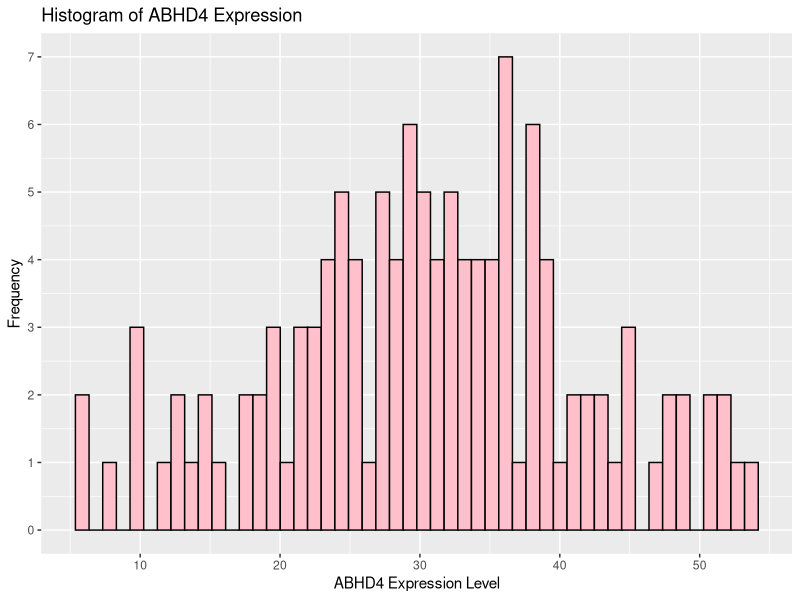
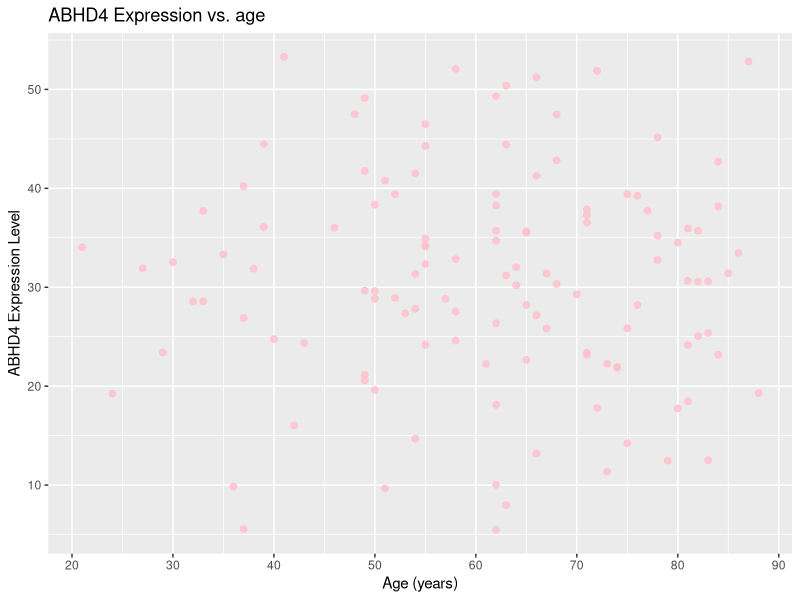
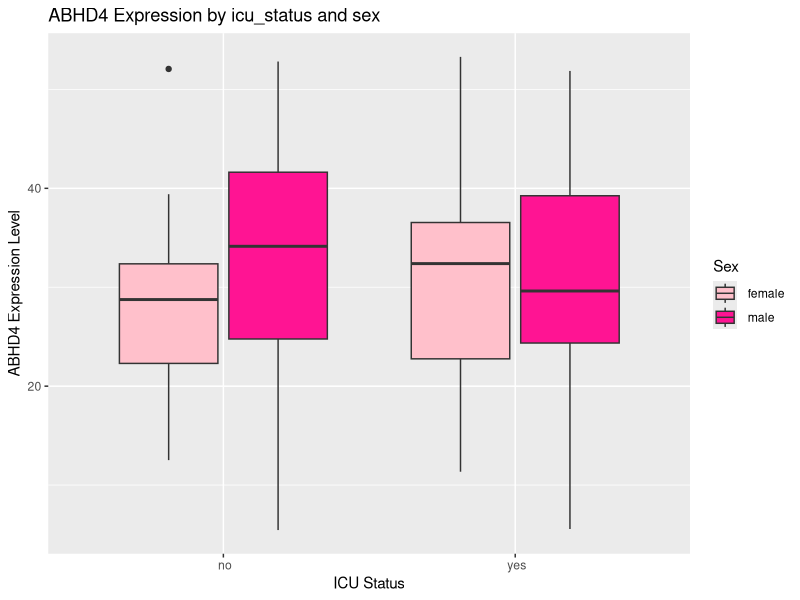
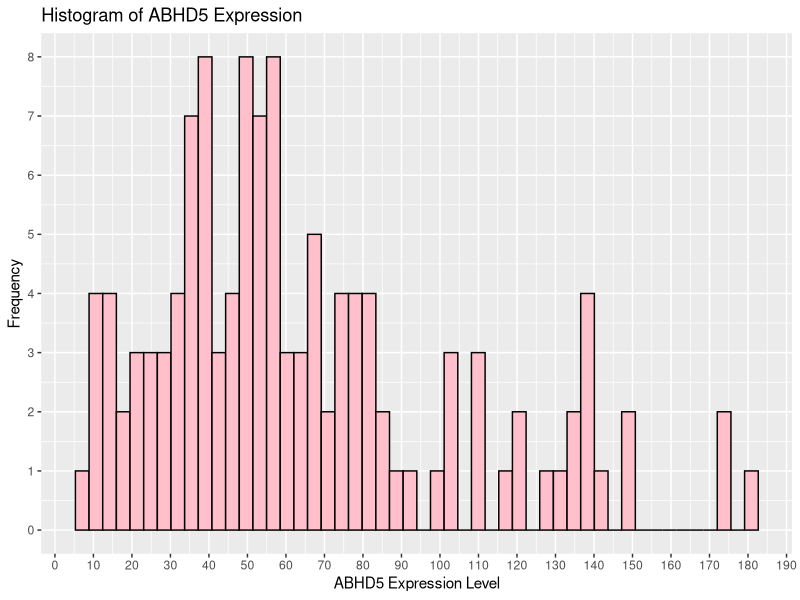
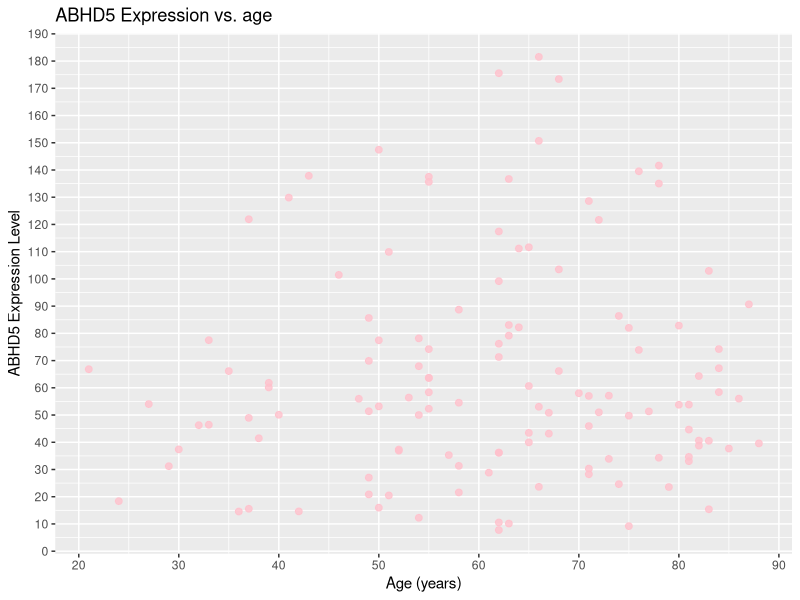
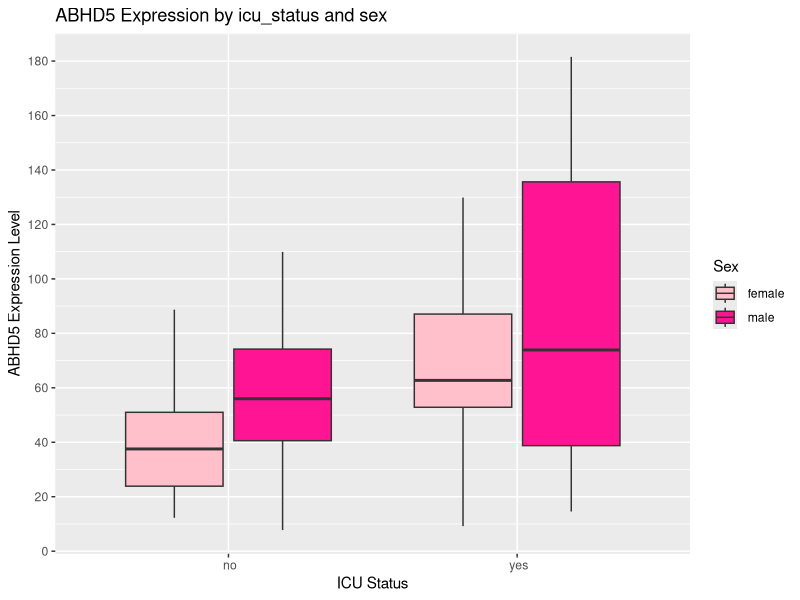
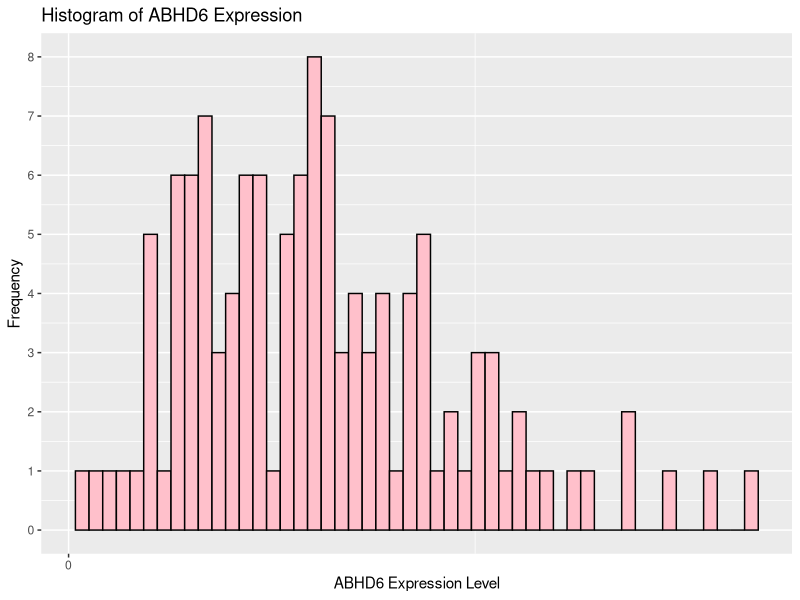
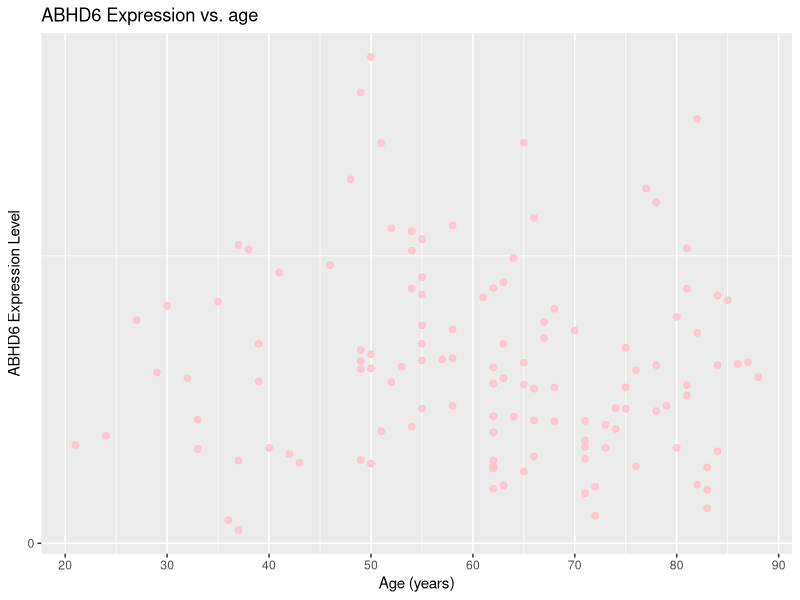

Write R code to recreate these figures, in order.
## ---- chunk 1
library(ggplot2) #import lib
genes <- read.csv("QBS103_GSE157103_genes.csv", row.names = 1)
metadata <- read.csv("QBS103_GSE157103_series_matrix-1.csv")
## ---- chunk 2
plot_all_figures <- function(metadata, gene_name, cont_var, cat_var1, cat_var2) {
  
  temp <- metadata  # make a copy
  temp[[gene_name]] <- as.numeric(genes[gene_name, ])
  
  # remove row wehre age is : and convert >89 to 90
  #trim whitespace to be able to find : 
  #from  https://www.rdocumentation.org/packages/base/versions/3.6.2/topics/trimws
  metadata <- metadata[trimws(metadata[[cont_var]]) != ":", ]
  temp[[cont_var]][temp[[cont_var]] == ">89"] <- "90"
  
  # convert age to numeric
  temp[[cont_var]] <- as.numeric(temp[[cont_var]])
  
  # filter out rows with missing values
  metadata_clean <- temp[ !(is.na(temp[[cont_var]]) | is.na(temp[[gene_name]])), ]
  metadata_clean <- metadata_clean[metadata_clean[[cat_var1]] != " unknown", ]



  #histogram for gene expression 
  print(
    ggplot(metadata_clean, aes_string(x = gene_name)) +
      geom_histogram(bins = 50, fill = "pink", color = "black") +
      scale_x_continuous(breaks = seq(0, 190, by = 10)) +
      scale_y_continuous(breaks = seq(0, 10, by = 1)) +
      labs(title = paste("Histogram of", gene_name, "Expression"),
           x = paste(gene_name, "Expression Level"),
           y = "Frequency")
  )

  #scatterplot
  print(
    ggplot(metadata_clean, aes_string(x = cont_var, y = gene_name)) +
      scale_x_continuous(breaks = seq(10, 100, by = 10)) +
      scale_y_continuous(breaks = seq(0, 200, by = 10)) +
      geom_point(size = 2, colour = "pink", alpha = 0.8) +
      labs(title = paste(gene_name, "Expression vs.", cont_var),
           x = "Age (years)",
           y = paste(gene_name, "Expression Level"))
  )

  #boxplot
  print(
    ggplot(metadata_clean, aes_string(x = cat_var2, y = gene_name, fill = cat_var1)) +
      geom_boxplot() +
      scale_fill_manual(values = c(" female" = "pink", " male" = "deeppink")) +
      labs(title = paste(gene_name, "Expression by", cat_var2, "and", cat_var1),
           x = "ICU Status",
           y = paste(gene_name, "Expression Level"),
           fill = "Sex") +
      scale_y_continuous(breaks = seq(0, 200, by = 20))
  )
}


## ---- chunk 3
genes_to_plot <- c("ABHD4","ABHD5","ABHD6")

for (gene in genes_to_plot) {
  plot_all_figures(metadata, gene_name = gene, cont_var = "age", cat_var1 = "sex", cat_var2 = "icu_status")
}
